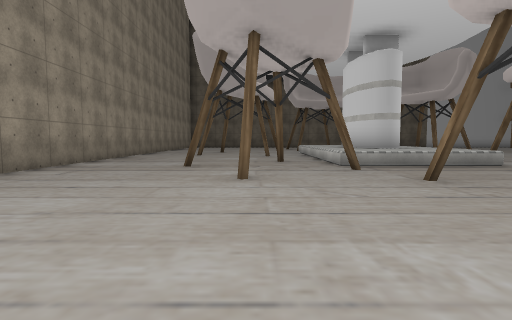
view 1 (above)

20 first-person views from a walk through a Unity game level. The camera is 1.2 m above the floor, tilts 4° down and sees 80° across. The floor is counted in squares, 2 m on a side. Each view is taken from the middle of a square. On the plan, view 1 faces up. The plan holds only what a view shows up to about 9 squares ahead; the rest is blank. The place goes on beyond the plan. The player is left out. Some surface patterns are stand-ins.

view 2
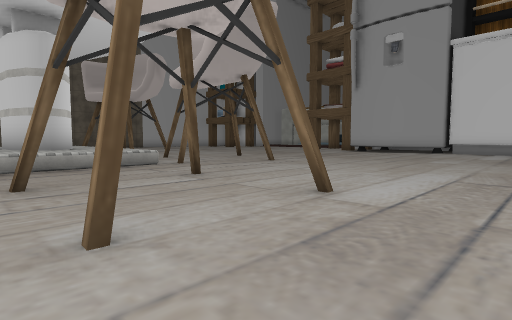

view 3
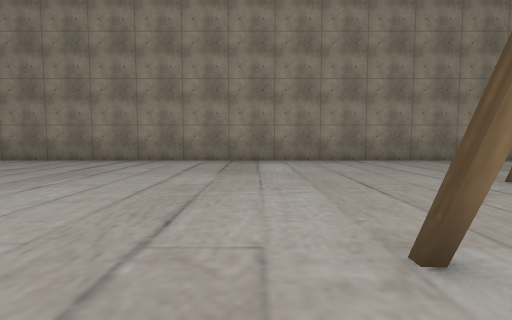

view 4
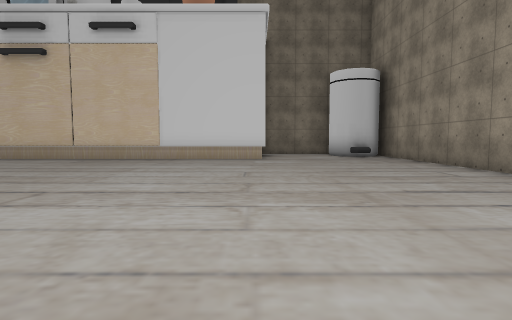

view 5
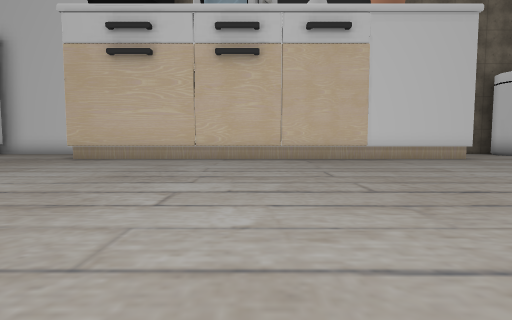

view 6
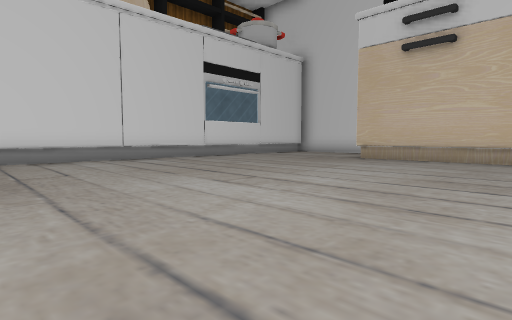

view 7
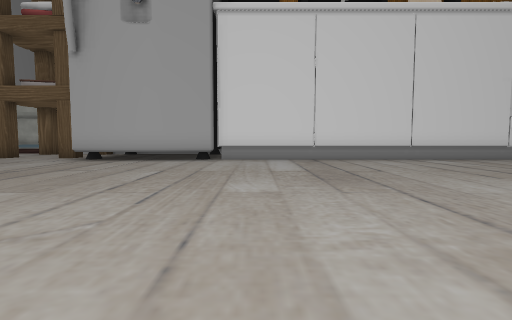

view 8
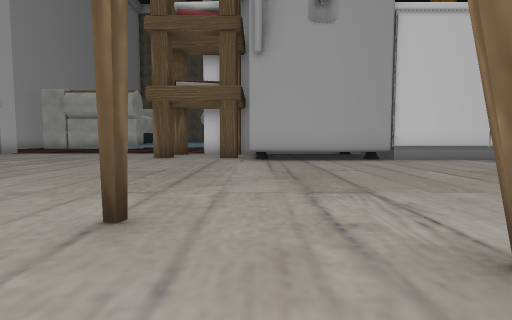

view 9
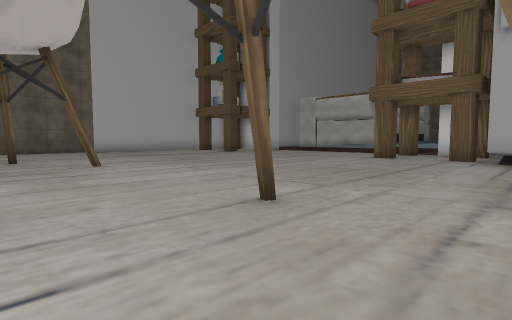

view 10
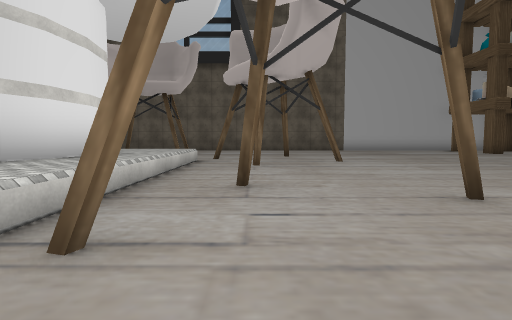

view 11
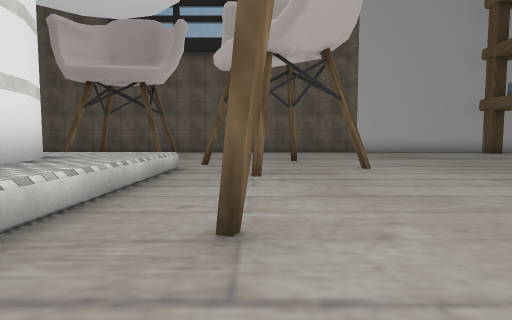

view 12
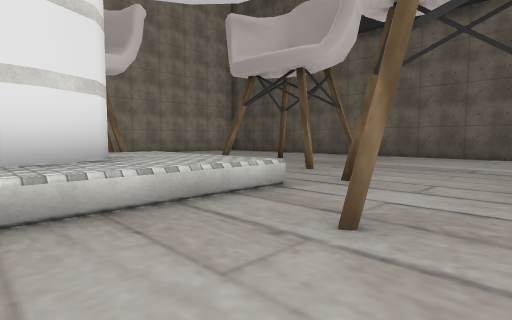

view 13
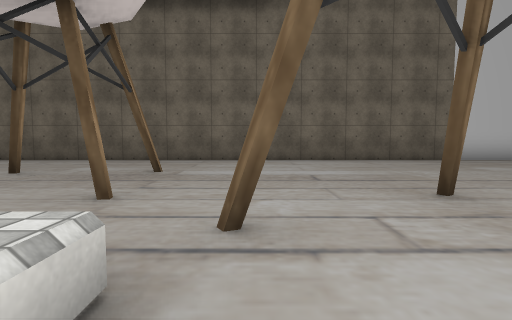

view 14
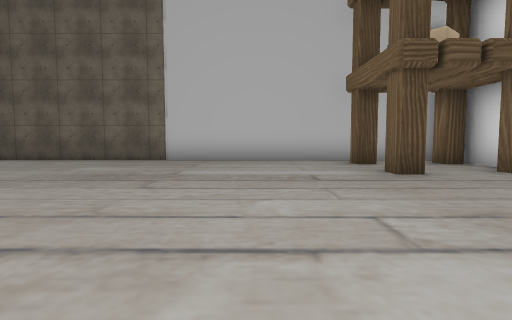

view 15
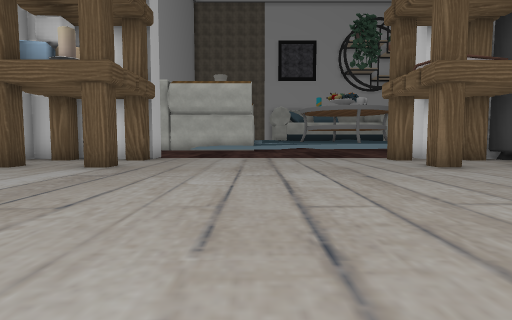

view 16
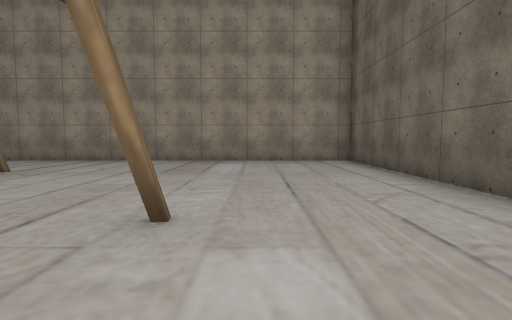

view 17
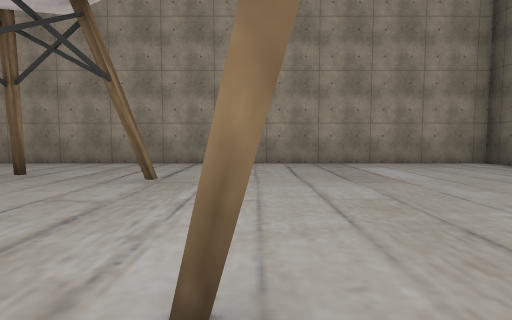

view 18
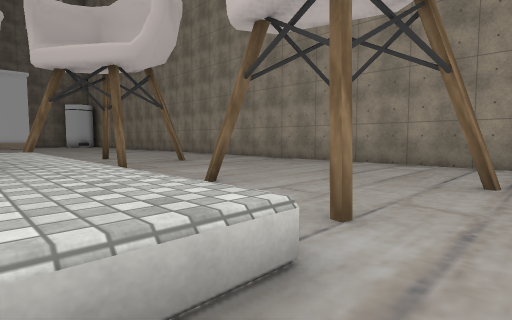

view 19
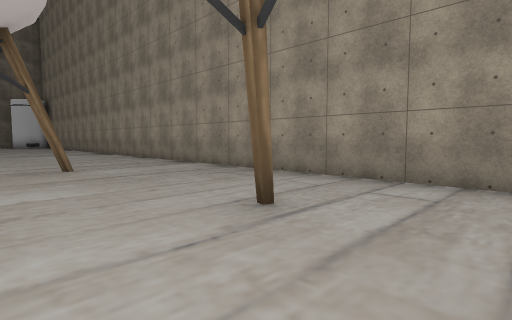

view 20
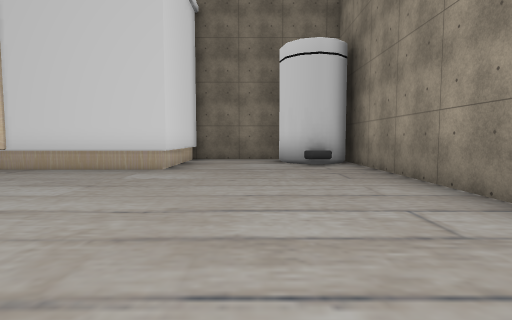

### Floor plan
Key: @ floor where view 1 was taken; # wall or solid block; . floor; ^ raised ledge.
Columns run from 5 left of view 1 to 19 right of it. Each row starts with its distance up from view 1.
 21 #########################
 20 #.......................#
 19 #.....................#.#
 18 #.......................#
 17 #......#.#............#.#
 16 #........................
 15 #......#.#...#...........
 14 #..........#.............
 13 #...#..^^^^...#..........
 12 #......^^^^.#............
 11 #..#.# ^^#^..............
 10 #..... ^##^...........#.#
  9 #......^##^.#...........#
  8 #......^^^^...#.......#.#
  7 #...#..^^^^#.........####
  6 #......#.....#.......#
  5 #....#...............#
  4 #.......#.#..........#
  3 #....................#
  2 #.......#.#..........#
  1 #....................#
  0 #....@...............#
 -1 #....................#
 -2 #....................#
 -3 #....................#
 -4 #....................#
 -5 #....................#
 -6 #..................
 -7 #..................
 -8 #....#^^#########..
 -9 #.#..^
-10 ###..^
-11   ####

Positions as (right, up) in squares from view 1, and headings:
1: (0, 0), facing up
2: (2, 0), facing up-right
3: (4, 1), facing left
4: (0, 1), facing down
5: (6, 1), facing down
6: (7, 1), facing down-right
7: (7, 2), facing right
8: (7, 7), facing right
9: (7, 6), facing up-right
10: (7, 5), facing up
11: (7, 7), facing up
12: (8, 10), facing up-left
13: (6, 12), facing up
14: (14, 12), facing up
15: (10, 14), facing right
16: (4, 18), facing left
17: (3, 15), facing left
18: (3, 14), facing down-left
19: (0, 13), facing down-left
20: (-2, -2), facing down
